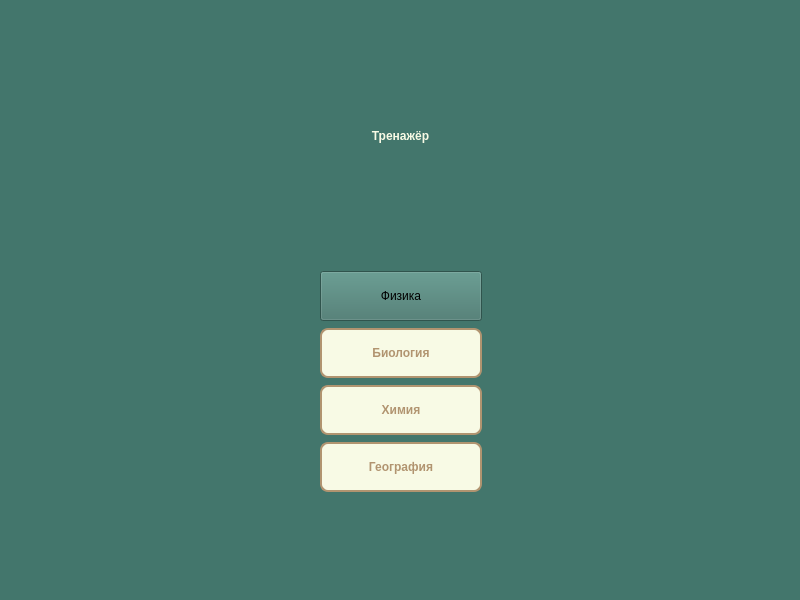
<?xml version="1.0" encoding="UTF-8"?>
<ui version="4.0">
 <class>MainWindow</class>
 <widget class="QMainWindow" name="MainWindow">
  <property name="geometry">
   <rect>
    <x>0</x>
    <y>0</y>
    <width>800</width>
    <height>600</height>
   </rect>
  </property>
  <property name="minimumSize">
   <size>
    <width>800</width>
    <height>600</height>
   </size>
  </property>
  <property name="maximumSize">
   <size>
    <width>800</width>
    <height>600</height>
   </size>
  </property>
  <property name="windowTitle">
   <string>MainWindow</string>
  </property>
  <property name="styleSheet">
   <string notr="true"/>
  </property>
  <widget class="QWidget" name="centralwidget">
   <property name="styleSheet">
    <string notr="true">background-color: #43766C</string>
   </property>
   <widget class="QLabel" name="label">
    <property name="geometry">
     <rect>
      <x>230</x>
      <y>90</y>
      <width>341</width>
      <height>91</height>
     </rect>
    </property>
    <property name="styleSheet">
     <string notr="true">background-color: rgb 0, 0, 0;
font: 20pt &quot;MS Sans Serif&quot;;
color: #F8FAE5;
font-weight: 600;
padding: 5px 15px;
margin-top: 0px;
outline: 0px;</string>
    </property>
    <property name="text">
     <string>Тренажёр</string>
    </property>
    <property name="alignment">
     <set>Qt::AlignCenter</set>
    </property>
   </widget>
   <widget class="QLabel" name="label_2">
    <property name="geometry">
     <rect>
      <x>60</x>
      <y>70</y>
      <width>181</width>
      <height>181</height>
     </rect>
    </property>
    <property name="text">
     <string/>
    </property>
    <property name="pixmap">
     <pixmap>../pictures/icon1.png</pixmap>
    </property>
    <property name="scaledContents">
     <bool>true</bool>
    </property>
   </widget>
   <widget class="QLabel" name="label_3">
    <property name="geometry">
     <rect>
      <x>570</x>
      <y>90</y>
      <width>141</width>
      <height>141</height>
     </rect>
    </property>
    <property name="text">
     <string/>
    </property>
    <property name="pixmap">
     <pixmap>../pictures/icon2.png</pixmap>
    </property>
    <property name="scaledContents">
     <bool>true</bool>
    </property>
   </widget>
   <widget class="QLabel" name="label_5">
    <property name="geometry">
     <rect>
      <x>560</x>
      <y>320</y>
      <width>151</width>
      <height>151</height>
     </rect>
    </property>
    <property name="text">
     <string/>
    </property>
    <property name="pixmap">
     <pixmap>../pictures/icon4.png</pixmap>
    </property>
    <property name="scaledContents">
     <bool>true</bool>
    </property>
   </widget>
   <widget class="QLabel" name="label_4">
    <property name="geometry">
     <rect>
      <x>70</x>
      <y>330</y>
      <width>141</width>
      <height>141</height>
     </rect>
    </property>
    <property name="text">
     <string/>
    </property>
    <property name="pixmap">
     <pixmap>../pictures/icon5.png</pixmap>
    </property>
    <property name="scaledContents">
     <bool>true</bool>
    </property>
   </widget>
   <widget class="QWidget" name="layoutWidget">
    <property name="geometry">
     <rect>
      <x>320</x>
      <y>270</y>
      <width>162</width>
      <height>223</height>
     </rect>
    </property>
    <layout class="QVBoxLayout" name="verticalLayout">
     <item>
      <widget class="QPushButton" name="physicsBtn">
       <property name="minimumSize">
        <size>
         <width>160</width>
         <height>50</height>
        </size>
       </property>
       <property name="styleSheet">
        <string notr="true">background-color: #F8FAE5;
font: 10pt &quot;MS Sans Serif&quot;;
color: #B19470;
font-weight: 600;
border-radius: 8px;
border: 2px solid #B19470;
padding: 5px 15px;
margin-top: 0px;
outline: 0px;
hover: { background-color: red };
pressed: { background-color: rgb(0, 255, 0)}</string>
       </property>
       <property name="text">
        <string>Физика</string>
       </property>
      </widget>
     </item>
     <item>
      <widget class="QPushButton" name="biologyBtn">
       <property name="minimumSize">
        <size>
         <width>160</width>
         <height>50</height>
        </size>
       </property>
       <property name="styleSheet">
        <string notr="true">background-color: #F8FAE5;
font: 10pt &quot;MS Sans Serif&quot;;
color: #B19470;
font-weight: 600;
border-radius: 8px;
border: 2px solid #B19470;
padding: 5px 15px;
margin-top: 0px;
outline: 0px;</string>
       </property>
       <property name="text">
        <string>Биология</string>
       </property>
      </widget>
     </item>
     <item>
      <widget class="QPushButton" name="chemistryBtn">
       <property name="minimumSize">
        <size>
         <width>160</width>
         <height>50</height>
        </size>
       </property>
       <property name="styleSheet">
        <string notr="true">background-color: #F8FAE5;
font: 10pt &quot;MS Sans Serif&quot;;
color: #B19470;
font-weight: 600;
border-radius: 8px;
border: 2px solid #B19470;
padding: 5px 15px;
margin-top: 0px;
outline: 0px;</string>
       </property>
       <property name="text">
        <string>Химия</string>
       </property>
      </widget>
     </item>
     <item>
      <widget class="QPushButton" name="geographyBtn">
       <property name="minimumSize">
        <size>
         <width>160</width>
         <height>50</height>
        </size>
       </property>
       <property name="styleSheet">
        <string notr="true">background-color: #F8FAE5;
font: 10pt &quot;MS Sans Serif&quot;;
color: #B19470;
font-weight: 600;
border-radius: 8px;
border: 2px solid #B19470;
padding: 5px 15px;
margin-top: 0px;
outline: 0px;</string>
       </property>
       <property name="text">
        <string>География</string>
       </property>
      </widget>
     </item>
    </layout>
   </widget>
   <widget class="QLabel" name="avatarLabel">
    <property name="geometry">
     <rect>
      <x>20</x>
      <y>520</y>
      <width>61</width>
      <height>61</height>
     </rect>
    </property>
    <property name="text">
     <string/>
    </property>
    <property name="pixmap">
     <pixmap>../avatars/default_icon.png</pixmap>
    </property>
    <property name="scaledContents">
     <bool>true</bool>
    </property>
   </widget>
   <widget class="QPushButton" name="accountBtn">
    <property name="geometry">
     <rect>
      <x>90</x>
      <y>540</y>
      <width>16</width>
      <height>28</height>
     </rect>
    </property>
    <property name="contextMenuPolicy">
     <enum>Qt::NoContextMenu</enum>
    </property>
    <property name="styleSheet">
     <string notr="true">background-color: rgb 0, 0, 0;
font: 10pt &quot;MS Sans Serif&quot;;
color: #F8FAE5;
font-weight: 600;
margin-top: 0px;
outline: 0px;</string>
    </property>
    <property name="text">
     <string/>
    </property>
    <property name="flat">
     <bool>true</bool>
    </property>
   </widget>
  </widget>
 </widget>
 <resources/>
 <connections/>
</ui>
